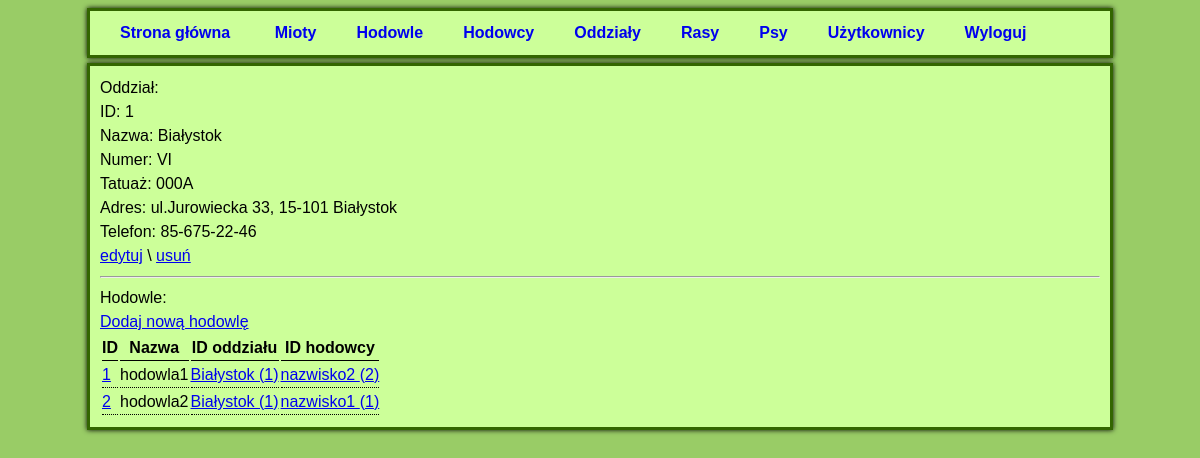
/oddzial.php?id=1 (signed in), run on the app's committed database.
### tables this page shows
CREATE TABLE IF NOT EXISTS `ODDZIAL` (
  `ID` INT UNSIGNED NOT NULL AUTO_INCREMENT,
  `NAZWA` VARCHAR(25) NOT NULL,
  `NUMER` VARCHAR(10) NOT NULL,
  `TATUAZ` VARCHAR(5) NOT NULL,
  `ADRES` VARCHAR(60) NOT NULL,
  `TELEFON` VARCHAR(20) NOT NULL,
  PRIMARY KEY (`ID`),
  UNIQUE INDEX `id_UNIQUE` (`ID` ASC),
  UNIQUE INDEX `nazwa_UNIQUE` (`NAZWA` ASC),
  UNIQUE INDEX `TATUAZ_UNIQUE` (`TATUAZ` ASC),
  UNIQUE INDEX `NUMER_UNIQUE` (`NUMER` ASC));

CREATE TABLE IF NOT EXISTS `HODOWLA` (
  `ID` INT UNSIGNED NOT NULL AUTO_INCREMENT,
  `NAZWA` VARCHAR(50) NOT NULL,
  `O_ID` INT UNSIGNED NOT NULL,
  `H_ID` INT UNSIGNED NOT NULL,
  PRIMARY KEY (`ID`),
  UNIQUE INDEX `id_UNIQUE` (`ID` ASC),
  INDEX `fk_hodowla_oddzial1_idx` (`O_ID` ASC),
  INDEX `fk_HODOWLA_HODOWCA1_idx` (`H_ID` ASC),
  CONSTRAINT `fk_hodowla_oddzial1`
    FOREIGN KEY (`O_ID`)
    REFERENCES `ODDZIAL` (`ID`)
    ON DELETE RESTRICT
    ON UPDATE NO ACTION,
  CONSTRAINT `fk_HODOWLA_HODOWCA1`
    FOREIGN KEY (`H_ID`)
    REFERENCES `HODOWCA` (`ID`)
    ON DELETE RESTRICT
    ON UPDATE NO ACTION);

### oddzial.php (the view, shortened to what this page needs)
<?php
include('functions.php');
?>
<?php include "header.php";
    $mysql = dbConnect();
    $id = filter_input(INPUT_GET, "id", FILTER_SANITIZE_STRING);
    $stmt = $mysql->prepare("SELECT ODDZIAL.ID, ODDZIAL.NAZWA, ODDZIAL.NUMER, ODDZIAL.TATUAZ, ODDZIAL.ADRES, ODDZIAL.TELEFON "
            . "FROM ODDZIAL "
            . "WHERE ODDZIAL.ID=(?)");
    $stmt->bind_param("i", $id);
    $stmt->bind_result($id, $nazwa, $numer, $tatuaz, $adres, $telefon);
    $stmt->execute();
    if ($stmt->fetch()) {
        echo 'Oddział:<br>';
        echo 'ID: ' . $id . '<br>';
        echo 'Nazwa: ' . $nazwa . '<br>';
        echo 'Numer: ' . $numer . '<br>';
        echo 'Tatuaż: ' . $tatuaz . '<br>';
        echo 'Adres: ' . $adres . '<br>';
        echo 'Telefon: ' . $telefon . '<br>';
        echo "<a href=\"nowy_oddzial.php?id=$id\">edytuj</a> \ ";
        echo "<a href=\"usun_oddzial.php?id=$id\">usuń</a>";
        echo '<hr>';
        showTableHodowla("WHERE ODDZIAL.ID = " . $id);
    } else {
        echo 'Nie znaleziono oddziału';
    }
?>
    </body>
</html>

### functions.php (shortened to what this page needs)
<?php
include('config.inc.php');
function dbConnect() {
    global $databaseAddress, $databaseUser, $databasePass, $databaseDatabase, $databasePort;
    $mysql = new mysqli($databaseAddress, $databaseUser, $databasePass, $databaseDatabase, $databasePort);
    $mysql->set_charset("utf8");
    return $mysql;
}
function primaryKeyLink($table, $id) {
    return '<a href="' . $table . '.php?id=' . $id . '">' . $id . '</a>';
}
function foreignKeyLink($table, $id, $text) {
    return '<a href="' . $table . '.php?id=' . $id . '">' . $text . ' (' . $id . ')</a>';
}
function showTableHodowla($where) {
    $mysql = dbConnect();
    $stmt = $mysql->prepare("SELECT HODOWLA.ID, HODOWLA.NAZWA, HODOWLA.O_ID, HODOWLA.H_ID, HODOWCA.NAZWISKO, ODDZIAL.NAZWA "
            . "FROM HODOWLA "
            . "JOIN HODOWCA ON HODOWCA.ID = HODOWLA.H_ID "
            . "JOIN ODDZIAL ON ODDZIAL.ID = HODOWLA.O_ID "
            . $where);
    $stmt->bind_result($id, $nazwa, $o_id, $h_id, $hodowcaNazwisko, $oddzialNazwa);
    $stmt->execute();
    echo 'Hodowle:<br>';
    echo '<a href="nowa_hodowla.php">Dodaj nową hodowlę</a>';
    echo '<table class="data">';
    echo '<tr class="tableheader">';
    echo '<th>ID</th>';
    echo '<th>Nazwa</th>';
    echo '<th>ID oddziału</th>';
    echo '<th>ID hodowcy</th>';
    echo '</tr>';
    while ($stmt->fetch()) {
        echo "<tr>";
        echo "<td>" . primaryKeyLink('hodowla', $id) . "</td>";
        echo "<td>" . $nazwa . "</td>";
        echo '<td>' . foreignKeyLink('oddzial', $o_id, $oddzialNazwa) . '</td>';
        echo '<td>' . foreignKeyLink('hodowca', $h_id, $hodowcaNazwisko) . '</td>';
        echo "</tr>\n";
    }
    echo "</table>\n";
}

### style.css (style rules this page uses)
body { font-family: Arial, Helvetica, sans-serif; color: black; line-height: 1.5em; background: #99CC66; }
.data { margin: 0px; padding: 0px; }
th { margin: 0px; padding: 0px; border-bottom: black 1px solid; }
tr { margin: 0px; padding: 0px; }
td { margin: 0px; padding: 0px; border-bottom: black 1px dotted; }

### data on the page
oddzial: ID "1", NAZWA "Białystok", NUMER "VI", TATUAZ "000A", ADRES "ul.Jurowiecka 33, 15-101 Białystok", TELEFON "85-675-22-46"
hodowla: ID "1", NAZWA "hodowla1", O_ID.NAZWA "Białystok nazwisko2", O_ID "1 2"
hodowla: ID "2", NAZWA "hodowla2", O_ID.NAZWA "Białystok nazwisko1", O_ID "1 1"
